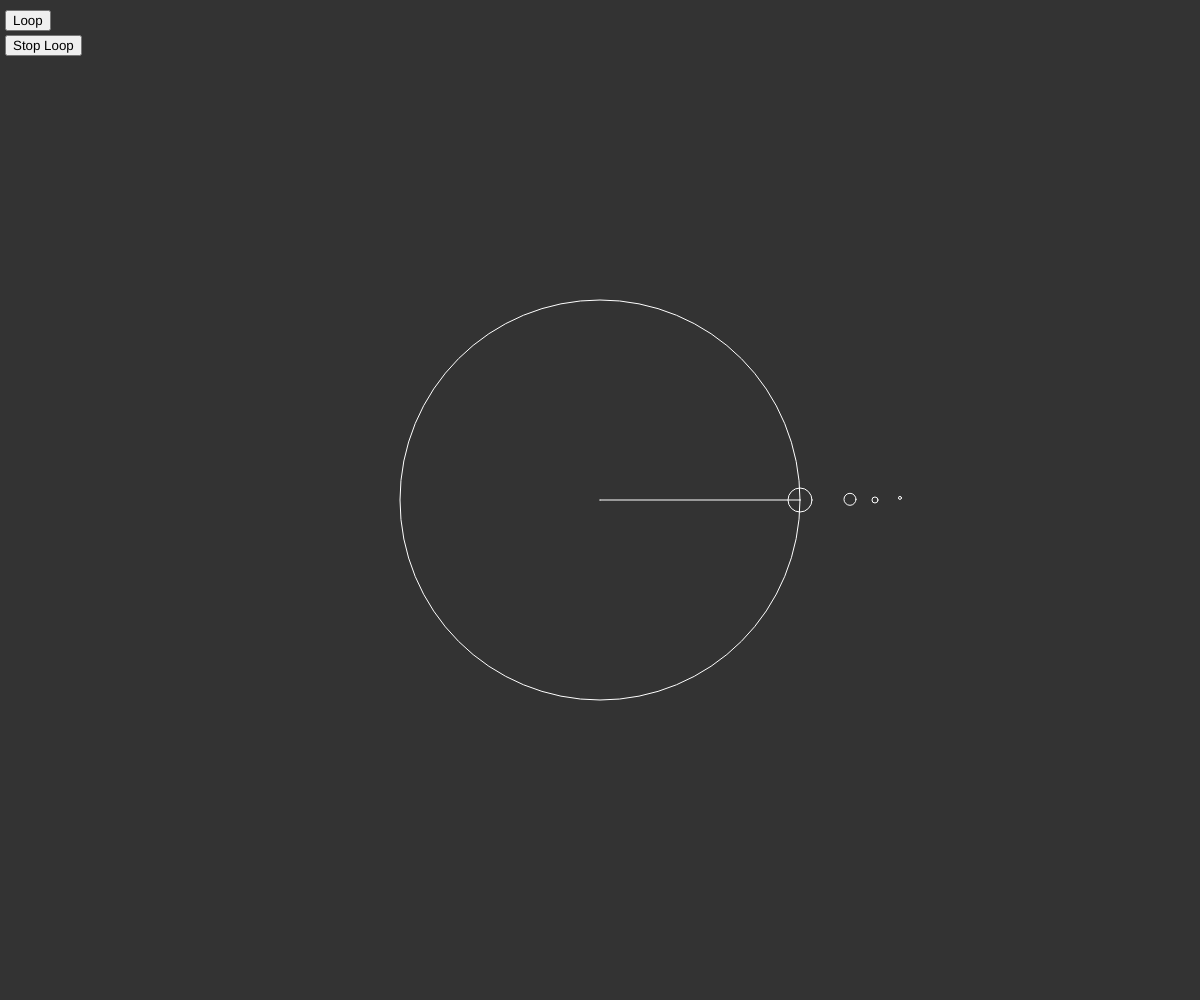
Frame 1 (no input)
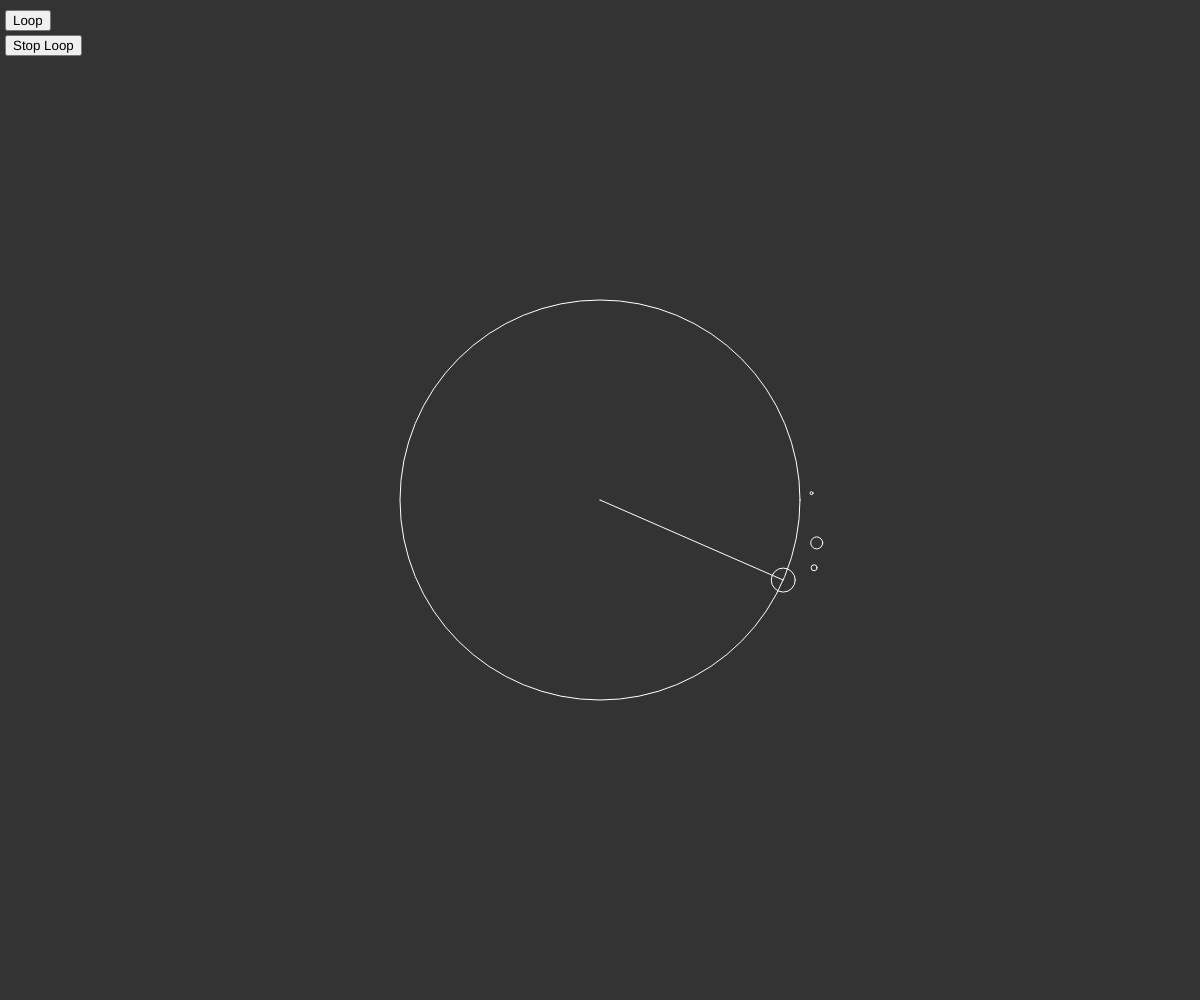
Frame 60 (no input)
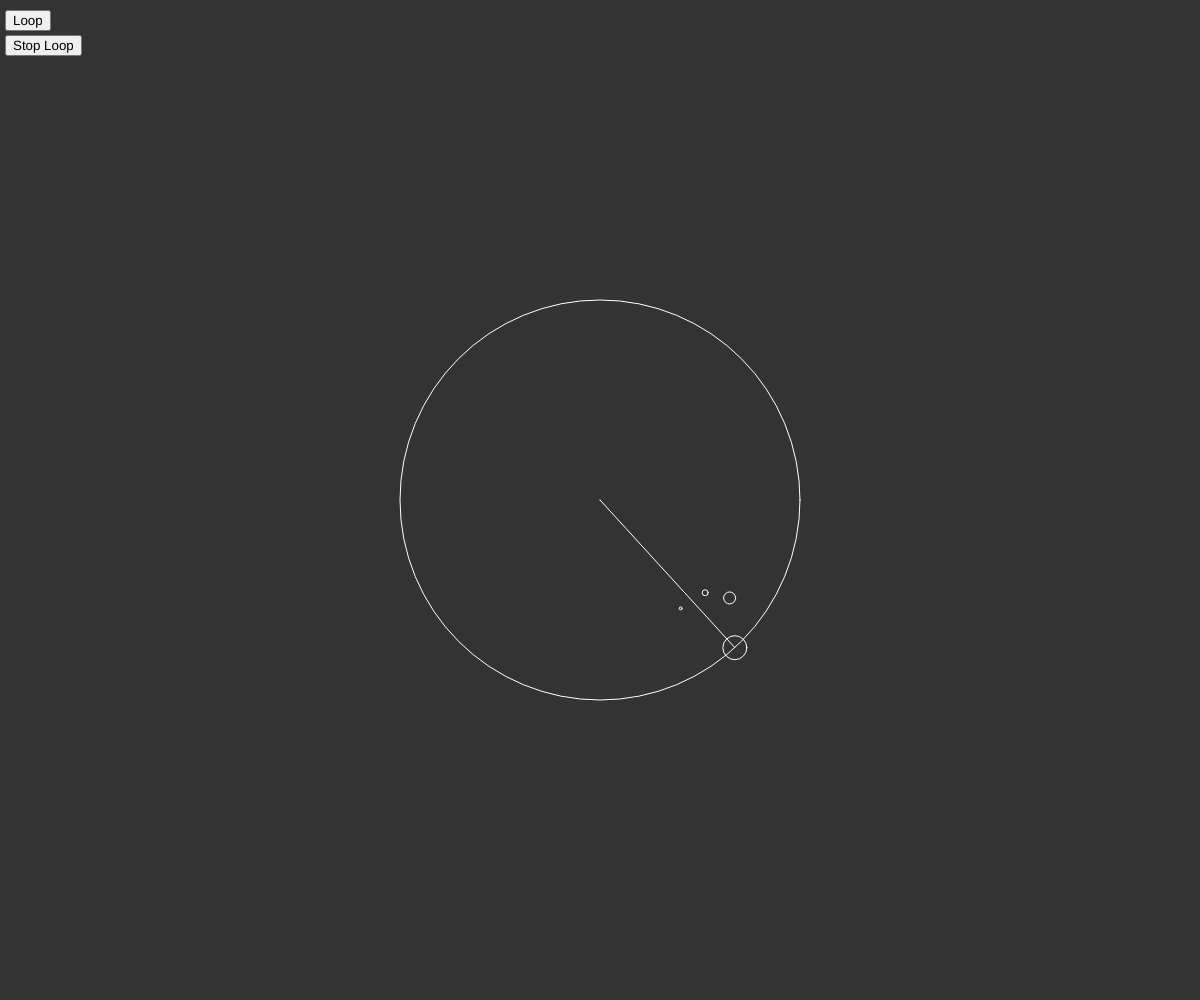
Frame 120 (the mouse pressed at the canvas centre since frame 60)

The p5.js sketch that drew these frames (run headless with seeded random() and noise() and a simulated clock; from frame 60 on, the mouse is pressed at the canvas centre):

// p5.js sketch
// ── sketch.js
let angle;
let angle2;
let angle3;
let angle4;
let ellipses = [];
let pos=[];
let z;

function setup(){
	createCanvas(innerWidth,innerHeight);
	angleMode(DEGREES);
	angle=0;
	angle2=0;
	angle3=0;
	angle4=0;
	buttonLoop = createButton('Loop');
	buttonStopLoop = createButton('Stop Loop');

	buttonLoop.position(5, 10);
	buttonStopLoop.position(5, 35);
	
	buttonLoop.mousePressed(()=>{loop();});
	buttonStopLoop.mousePressed(()=>{noLoop();});
 }
 
 function draw(){
	background(51);

	var x = width/2;
	var y = height/2;
	
	noFill();
	stroke(200);
	ellipses[0] = new Elipsa(x,y,400);

	stroke(255);
	point(x,y);
	var r = 200;
 
	var dx = r*cos(angle);
	var dy = r*sin(angle);
	let xr = dx+x;
	let yr = dy+y;

	strokeWeight(1);
	line(x,y,xr,yr);
	ellipses[1] = new Elipsa(x+dx,dy+y,24);
	angle+=0.4;
	angle2-=0.8;
	angle3+=1.6;
	angle4-=3.2;
	var dx = r/4*cos(angle2);
	var dy = r/4*sin(angle2);
	ellipses[2] = new Elipsa(xr+dx,yr+dy,12);
	z=0;
	zz=0;
	z=xr+dx
	zz=yr+dy
	var dx = r/8*cos(angle3);
	var dy = r/8*sin(angle3);
	ellipses[3] = new Elipsa(z+dx,zz+dy,6);
	// z=z+dx;
	// zz=z+dy;
	console.log(z);
	// ellipse(z+dx+dx,zz+dy+dy,50,50);
	var dx = r/8*cos(-angle3);
	var dy = r/8*sin(-angle3);
	ellipses[4] = new Elipsa(z+dx+dx,zz+dy+dy,3);

	ellipses[0].show();
	ellipses[1].show();
	ellipses[2].show();
	ellipses[3].show();
	ellipses[4].show();
 }
 
class Elipsa {
	constructor(x,y,r){
		this.x = x;
		this.y = y;
		this.r = r;
	}
	show(){
		noFill();
		ellipse(this.x,this.y,this.r);
	}
	nextPos(r,a){
		let dx = r*cos(a);
		let dy = r*sin(a);
		return [dx,dy];
	}
}
